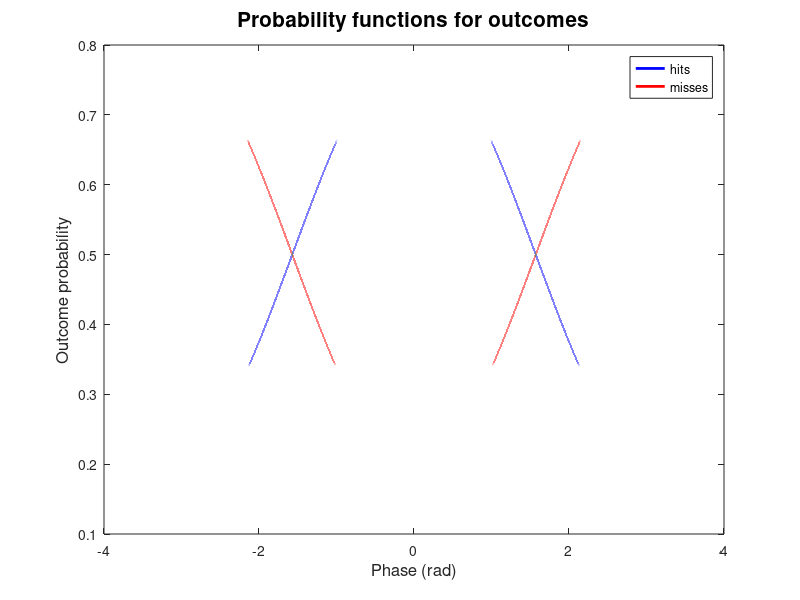

Source code (MATLAB): (Note: this script raises an error after producing the figure.)
%%%%%%%%%%%%%%%%%%%%%%%%%%%%%%%%%%%%%%%%%%%%%%%%%%%%%%%%%%%%%%%%%%%%%%%%%%%
%%% SCRIPT_phase_stats_simulations_main
%%% 
%%% This script calls the functions needed to perform the simulations on
%%% circular statistics as reported in Wolpert & Tallon-Baudry, 2020.
%%% When using this function in any published study, please cite: Wolpert, 
%%% N. & Tallon-Baudry, C. (2020). Evaluation of different statistical 
%%% procedures to estimate coupling between oscillatory phase and 
%%% behavioral response (in press)
%%%
%%% The scripts and functions were written in Matlab version R2017b.
%%%
%%% %%%%%%%%%%%%%%%%%%%%%%%%%%% USED TOOLBOXES %%%%%%%%%%%%%%%%%%%%%%%%%%%
%%% In order for this script to run, make sure to install the following
%%% toolboxes:
%%% 1. Matlab's Parallel Computing Toolbox:
%%% https://fr.mathworks.com/products/parallel-computing.html
%%% 2. Circular statistics Toolbox: 
%%% https://fr.mathworks.com/matlabcentral/fileexchange/10676-circular-
%%% statistics-toolbox-directional-statistics
%%% Reference:
%%% Berens, P. (2009). CircStat: A MATLAB Toolbox for Circular Statistics. 
%%% J. Stat. Softw. 31, 1–21. doi:10.18637/jss.v031.i10
%%%
%%% Copyright (C) 2020, Laboratoire de Neurosciences Cognitives, Nicolai 
%%% Wolpert, Catherine Tallon-Baudry
%%% Email: nicolaiwolpert@gmail.com
%%% 
%%% DISCLAIMER:
%%% This code is provided without explicit or implicit guarantee, and 
%%% without any form of technical support. The code is not intended to be 
%%% used for clinical purposes. The functions are free to use and can be
%%% redistributed, modified and adapted, under the terms of the CC BY-NC-SA
%%% version of creative commons license (see
%%% <https://creativecommons.org/licenses/>).
%%%
%%%%%%%%%%%%%%%%%%%%%%%%%%%%%%%%%%%%%%%%%%%%%%%%%%%%%%%%%%%%%%%%%%%%%%%%%%%

clear all; close all;

% Specify root directory containing scripts and functions
root_dir = '';

% Specify path to circular statistics toolbox
path_circstats = '';

addpath(genpath(root_dir));
addpath(genpath(path_circstats));

%% Specify parameters for simulations & statistics

% note them in a config structure
cfg_simulations = [];

% note sample rate of the oscillatory time series
cfg_simulations.fsample = 1000;

%%%%%%%%%%%%%%%%%%%%%%%%%%%%%%%%%%%%%%%%%%%%%%%%%%%%%%%%%%%%%%%%%%%%%%%%%%%
%%%%%%%%%%%%%%%%%%%%%%%%%% SIMULATION-PARAMETERS %%%%%%%%%%%%%%%%%%%%%%%%%%

% Choose if alpha (8-12 Hz) or EGG (~0.05 Hz) oscillation should be used
cfg_simulations.oscillation = 'alpha';

% Choose the "coupling mode" which specifies the simulated underlying 
% relationship between oscillatory phase and outcome, for which statistics
% will be estimated.
% 1: 1:1 coupling (events of the two outcomes each cluster at one given
% portion of the oscillatory cycle
% 2: 2:1 coupling (events of the two outcomes each cluster at two portions 
% of the oscillatory cycle
% 3: 3:1 coupling (events of the two outcomes each cluster at three 
% portions of the oscillatory cycle
% 4: 4:1 coupling (events of the two outcomes each cluster at four portions 
% of the oscillatory cycle
cfg_simulations.coupling_mode = 1;

% specify the range of the phase for defining probability functions
cfg_simulations.phase_range = -pi:0.00001:pi; 

% Create probabilities that specify the probabiliy of an outcome as a 
% function of oscillatory phase
if cfg_simulations.coupling_mode==1

    %% Mode 1: 1:1 coupling pattern 
    % Hits+misses clustered around one different phase each
    
    x = linspace(pi, pi*3, length(cfg_simulations.phase_range));
    cfg_simulations.p_hit = rescale(cos(x), 0.2, 0.8);
    cfg_simulations.p_miss = 1-cfg_simulations.p_hit;
    
elseif cfg_simulations.coupling_mode==2

    %% Mode 2: 2:1 coupling pattern
    % Hits and Misses clustered around two different phases each
    
    x = linspace(0, pi*4, length(cfg_simulations.phase_range));
    cfg_simulations.p_hit = cos(x);
    cfg_simulations.p_hit = rescale(cfg_simulations.p_hit, 0.2, 0.8);
    
    cfg_simulations.p_miss = 1-cfg_simulations.p_hit;

elseif cfg_simulations.coupling_mode==3
    
    %% Mode 3: 3:1 coupling pattern
    
    x = linspace(0, pi*6, length(cfg_simulations.phase_range));
    cfg_simulations.p_hit = cos(x);
    cfg_simulations.p_hit = rescale(cfg_simulations.p_hit, 0.2, 0.8);
    
    cfg_simulations.p_miss = 1-cfg_simulations.p_hit;
    
elseif cfg_simulations.coupling_mode==4
    
    %% Mode 4: 4:1 coupling pattern
    
    x = linspace(0, pi*8, length(cfg_simulations.phase_range));
    cfg_simulations.p_hit = cos(x);
    cfg_simulations.p_hit = rescale(cfg_simulations.p_hit, 0.2, 0.8);
    
    cfg_simulations.p_miss = 1-cfg_simulations.p_hit;
    
end
close all; fig_distr = figure('Color', 'w');
hits = plot(cfg_simulations.phase_range, cfg_simulations.p_hit, 'b', 'LineWidth', 2);
hold on;
misses = plot(cfg_simulations.phase_range, cfg_simulations.p_miss, 'r', 'LineWidth', 2);
title('Probability functions for outcomes', 'FontSize', 15);
xlabel('Phase (rad)', 'FontSize', 12);
ylabel('Outcome probability', 'FontSize', 12);
legend([hits misses], {'hits', 'misses'});
ax = gca;
ax.FontSize = 16;
xlim([-pi pi]); ylim([0 1]);

%%%%%%%%%%%%%%%%%%%%%%%%%%%%%%%%%%%%%%%%%%%%%%%%%%%%%%%%%%%%%%%%%%%%%%%%%%%
%%%%%%%%%%%%%%%%%%%%%%%%% STATISTICAL PARAMETERS %%%%%%%%%%%%%%%%%%%%%%%%%%

% Select number of permutations to create surrogate distributions for the
% estimation of chance level and individual p-values. 100 permutations are
% generally sufficient.
cfg_simulations.nperm = 100;        

% Number of reshuffles to create a distribution of surrogate averages, for
% estimating significance on the group level.
cfg_simulations.nsurravg = 1000;

% MI parameters:
% number of bins into which EGG phase is partitioned
cfg_simulations.MI_nphasebins = 10;
% edges of the bins
cfg_simulations.bin_edges = -pi:(2*pi)/cfg_simulations.MI_nphasebins:pi;   

%% Load oscillatory phase time series

if strcmp(cfg_simulations.oscillation, 'alpha')
    
    fprintf('\n##### Loading alpha phase time series...\n');
    
    phase_all_subjects = cell(1, 30);
    
    for isubject=1:30
        
        load(strcat([root_dir cfg_simulations.oscillation filesep 'Subject' num2str(isubject,'%02.f') '_alpha_phase.mat']));
        phase_all_subjects{isubject} = alpha_phase;
        
    end
    
elseif strcmp(cfg_simulations.oscillation, 'EGG')
    
    fprintf('\n##### Loading EGG phase time series...\n');
    
    phase_all_subjects = cell(1, 30);
    
    for isubject=1:30
        
        load(strcat([root_dir cfg_simulations.oscillation filesep 'Subject' num2str(isubject,'%02.f') '_EGG_phase.mat']));
        phase_all_subjects{isubject} = alpha_phase;
        
    end
end

%% Compare statistical tests & methods to assess significance at the group level
% Compute statistics for the five statistical tests over different
% strengths of phase outcome coupling. The results of these computations
% will later be used for the following analyses:
% 1. Sensitivity of different tests across different coupling modes
% 2. Different ways of assessing significance at the group level
% 3. Estimating chance level as the mean vs. median of surrogate
%    distributions
% 4. Comparing permutation statistics with tabulated statistics

% Define the strengths of phase-outcome coupling for which statistics will 
% be estimated
% E.g. for a phase-outcome coupling of 0.2, outcomes for 20% of trials will 
% be assigned as a function of phase while for the remaining trials,
% outcome will be randomly assigned
cfg_simulations.strengths_phase_outcome_coupling = 0:5:50;

% Fix number of trials
cfg_simulations.nTrials_poc = 250;

% specify ISI range
ISI_range=[0.1 2];

% choose number of virtual experiments
nexperiments=1000;

%%%%%%%%%%%%%%%%%%%%%%%%%%% Launch computations %%%%%%%%%%%%%%%%%%%%%%%%%%%
% In a first step, phase-outcome statistics (POS, MI, ...) are computed for
% each phase-outcome coupling strength

% open parallel pool
parpool local

parfor iexp=1:nexperiments
    
    comp_stats_per_poc(cfg_simulations, iexp, phase_all_subjects, root_dir, ISI_range);
    
end

% close parallel pool
poolobj = gcp('nocreate');
delete(poolobj);

%%% Compute sensitivity and False Positive rate based on results
% Results are saved in root directory
signific_thresh = 0.05;
merge_results_per_phaseoutcome_coupling(cfg_simulations, root_dir, nexperiments, signific_thresh);

%%%%%%%%%%%%%%%%%%%%%%%%%%%% Evaluate results %%%%%%%%%%%%%%%%%%%%%%%%%%%%%

%%% 1. Sensitivity of different tests across different coupling modes

% Choose method to estimate significance on the group level
% Options: 'empirical_vs_chance', 'surravg', 'combined_stouffer', 
% 'combined_fisher' or 'combined_edington'
method_estimate_significance = 'empirical_vs_chance';
show_results_comparison_tests(cfg_simulations, root_dir, method_estimate_significance)

%%% 2. Compare methods to estimate signfificance on the group-level

show_results_comparison_methods_grouplevelstats(cfg_simulations, root_dir)

%%% 3. Estimate chance level as the mean vs. median of surrogate 
%%% distributions

show_results_chance_level_mean_vs_median(cfg_simulations, root_dir, nexperiments)

%%% 4. Compare permutation statistics with tabulated statistics

show_results_comparison_permutation_vs_tabulated_stats(cfg_simulations, root_dir)

%% Number of trials in total
% Systematically increment the number of trials and estimate sensitivity
% and False Positive rate for each statistical test

% Specify levels of trial numbers
cfg_simulations.levels_nTrials = [50 100 150 200 250 300 350 400 450 500];

% Fix strength of phase-outcome coupling
cfg_simulations.poc_simulations_Ntrials = 20;

% Specify ISI range
% Since many trials are included in the last steps, we need to make sure
% that enough 'events' are created by narrowing a bit the ISI distribution
ISI_range=[0.1 1.5];

% choose number of virtual experiments
nexperiments=1000;

%%%%%%%%%%%%%%%%%%%%%%%%%%% Launch computations %%%%%%%%%%%%%%%%%%%%%%%%%%%
% In a first step, phase-outcome statistics (POS, MI, ...) are computed for
% each number of trials

% open parallel pool
parpool local

parfor iexp=1:nexperiments
    
    comp_stats_per_nTrials(cfg_simulations, iexp, phase_all_subjects, root_dir, ISI_range);
    
end

% close parallel pool
poolobj = gcp('nocreate');
delete(poolobj);

%%% Compute sensitivity and False Positive rate based on results
% Results are saved in root directory
signific_thresh = 0.05;
merge_results_per_ntrials(cfg_simulations, root_dir, nexperiments, signific_thresh);

%%%%%%%%%%%%%%%%%%%%%%%%%%%% Evaluate results %%%%%%%%%%%%%%%%%%%%%%%%%%%%%

show_results_number_of_trials(cfg_simulations, root_dir)

%% Relative number of observations
% Systematically vary the relative number of observations for hits and
% misses while keeping the total number of trials and phase-outcome 
% coupling strength constant. Use a resampling vs. no resampling procedure
% to control for trial imbalance to investigate how it affects sensitivity
% and False Positive rate.

% Choose levels of relative number of observations (e.g. '0.2' = 20% hits,
% 80% misses)
cfg_simulations.proportion_group_sizes = [0.2 0.3 0.4 0.5 0.6 0.7 0.8];

% Specify number of iterations for resampling procedure. 
cfg_simulations.nresamples_relative_trial_number = 100;

% Fix phase-outcome coupling strength
cfg_simulations.poc_relative_trial_number = 15;

% Fix total number of trials
cfg_simulations.nTrials_total_relative_trial_number = 300;

% Specify ISI range
% Since many trials are included in the last steps, we need to make sure
% that enough 'events' are created by narrowing a bit the ISI distribution
ISI_range = [0.1 1.5];

% choose number of virtual experiments
nexperiments=1000;

%%%%%%%%%%%%%%%%%%%%%%%%%%% Launch computations %%%%%%%%%%%%%%%%%%%%%%%%%%%
% In a first step, phase-outcome statistics (POS, MI, ...) are computed for
% each relative number of observations

% open parallel pool
parpool local

parfor iexp=1:nexperiments
    
    comp_stats_per_relative_number_observations(cfg_simulations, iexp, phase_all_subjects, root_dir, ISI_range);

end

% close parallel pool
poolobj = gcp('nocreate');
delete(poolobj);

%%% Compute sensitivity and False Positive rate based on results
% Results are saved in root directory
signific_thresh = 0.05;
merge_results_per_relative_number_observations(cfg_simulations, root_dir, nexperiments, thresh_sign)

%%%%%%%%%%%%%%%%%%%%%%%%%%%% Evaluate results %%%%%%%%%%%%%%%%%%%%%%%%%%%%%

show_results_relative_number_observations(cfg_simulations, root_dir);

%% Optimal number of bins for Modulation Index (MI)
% Because MI depends on the logarithm of hit rate, it cannot be computed in
% the case that a given phase bin contains no hit. Here, estimate the 
% relationship between the total number of trials (hits+misses), number of 
% phase bins and the likelihood that MI cannot be computed.
% Systematically vary the number of bins for MI and the total number of
% trials in 1,000 virtual "subjects", and compute the propotion of subjects
% in which MI could not be computed.

% Fix phase-outcome coupling strength (not important for this simulation)
phase_outcome_coupling = 30;

% Specify levels of bin numbers for MI
levels_nbins = [5 8 10 13 17 20];

% Specify levels of trials in total
levels_nTrials = [50 75 100 125 150 175 200 225 250 275 300 325 350 400 450 500];

ISI_range=[0.1 1.5];

% Select number of virtual subjects
nsubjects=1000;

% This matrix specifies if there is any bin with no hit (1 if this is
% the case, else 0), for each subject (1st dimension), number of trials
% (2nd dimension and number of bins (3rd dimension)
empty_bin_per_subject_nbins_trialnumber = zeros(nsubjects, length(levels_nTrials), length(levels_nbins));

for isubject=1:nsubjects
    
    fprintf(['\n### Subject' num2str(isubject) '...\n']);
    
    % Here, with each virtual subject, we use a random phase time series of
    % the 30 phase time series from real participants.
    % Start out with the maximum number of trials and later create
    % subsamples to systematically decrease the number of trials
    [phases_hits_original, phases_misses_original] = distribute_outcomes(cfg_simulations, ISI_range, phase_all_subjects{randi(length(phase_all_subjects))}, phase_outcome_coupling, max(levels_nTrials));
    % mix up phases
    phases_hits_original = datasample(phases_hits_original, length(phases_hits_original), 'Replace', false);
    phases_misses_original = datasample(phases_misses_original, length(phases_misses_original), 'Replace', false);
    
    for iTrials=1:length(levels_nTrials)
        
        nTrials = levels_nTrials(iTrials);
        
        % Subsample a set of trials for hits and misses to have exactly as
        % many trials as specificed
        phases_hits = phases_hits_original(1:round(nTrials/2));
        phases_misses = phases_misses_original(1:round(nTrials/2));
        
        for ibin=1:length(levels_nbins)
            
            nphasebins = levels_nbins(ibin);
            
            % If MI cannot be computed due to a missing hit in at least one
            % phase bin, it results in an nan
            if isnan(calc_MI(phases_hits, phases_misses, nphasebins))
                
                empty_bin_per_subject_nbins_trialnumber(isubject, iTrials, ibin) = 1;
                
            end
        end
    end
end

% Save intermediate results
if ~isdir(strcat([root_dir 'Optimal_number_bins_MI' filesep]))
    mkdir(strcat(strcat([root_dir 'Optimal_number_bins_MI' filesep])))
end
save(strcat([root_dir 'Optimal_number_bins_MI' filesep 'empty_bin_per_subject_nbins_trialnumber_' cfg_simulations.oscillation '_oscillation.mat']), 'empty_bin_per_subject_nbins_trialnumber');

% Compute proportion of subjects that would have to be discarded per trial
% number and bin number
perc_missing_per_bin = flipud(rot90(squeeze(sum(empty_bin_per_subject_nbins_trialnumber, 1))/nsubjects))*100;

% Save final results
save(strcat([root_dir 'Optimal_number_bins_MI' filesep 'perc_missing_per_bin_' cfg_simulations.oscillation '_oscillation.mat']), 'perc_missing_per_bin');

%%% Show results: percentage of subjects where MI cannot be computed, as a
%%% function of the number of trials and phase bins
close all;
load(strcat([root_dir 'Optimal_number_bins_MI' filesep 'perc_missing_per_bin_' cfg_simulations.oscillation '_oscillation.mat']), 'perc_missing_per_bin');
figure('units','normalized','outerposition',[0.1105 0.2229 0.5590 0.6083]); set(gcf,'color','w');
colors = {[0 0 1], [0 0.5 1], [0 1 1], [0 1 0], [1 0.5 0], [1 0 0]};
x=(1:length(levels_nTrials));
l=nan(1, length(levels_nbins));
symbols = {'x','v','s','*','o','^'};
for ibin=1:length(levels_nbins)
    hold on;
    
    l(ibin) = plot(x, perc_missing_per_bin(ibin, :), 'LineWidth', 2, 'Color', colors{ibin});
    
    hold on;
    plot(x, perc_missing_per_bin(ibin, :), symbols{ibin}, 'LineWidth', 1.5, 'MarkerSize', 10, 'Color', colors{ibin});
    
end
ax = gca;
ax.FontSize = 16;
% yticks(0:0.1:1);
xticks(1:length(levels_nTrials));
xticklabels(levels_nTrials);
grid on;
xlim([0.5 length(levels_nTrials)+0.3]);
lgd=legend(fliplr(l), fliplr({'5 bins','8 bins','10 bins','13 bins','17 bins','20 bins'}));
lgd.FontSize = 15;
xlabel('#trials', 'FontSize', 20);
ylabel('%participants with nan', 'FontSize', 20); xlim([0.5 13.5]);
title('Percentage of subjects where MI cannot be computed', 'FontSize', 20);
